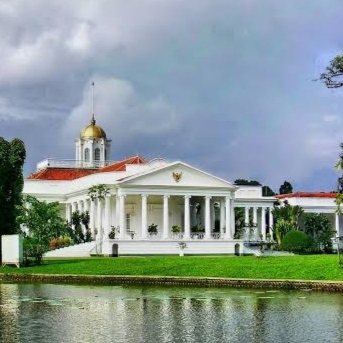
#> input picture 1207070068_Moh Rido Fauzi A_P7/istana.jpg, 343 x 343 px
$ python '1 Contrast Enhancment.py'
#> lines starting #> are read from the running program, lines starting #| are printed output that depends on the picture
import numpy as np  # Mengimport library numpy untuk operasi pada array dan matriks.
import matplotlib.pyplot as plt  # Mengimport library matplotlib.pyplot sebagai plt untuk visualisasi data.
import cv2  # Mengimport library cv2 (OpenCV) untuk operasi pada gambar.

istana = cv2.imread('istana.jpg', cv2.IMREAD_GRAYSCALE)  # Membaca gambar 'istana.jpg' dalam mode grayscale.
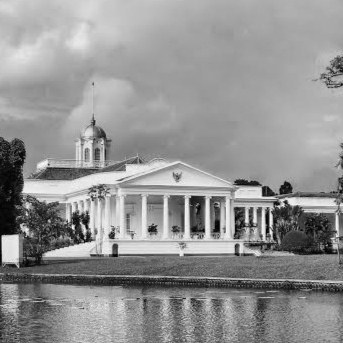
#> istana: shape (343, 343); min 0, max 250, mean 147.2

image_equalized = cv2.equalizeHist(istana)  # Mengaplikasikan Histogram Equalization (HE) pada citra grayscale.
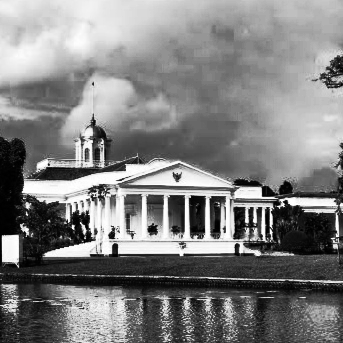
#> image_equalized: shape (343, 343); min 0, max 255, mean 128.6

clahe = cv2.createCLAHE(clipLimit=2, tileGridSize=(8, 8))  # Membuat objek CLAHE dengan batasan klip 2 dan ukuran grid 8x8.

image_clahe = clahe.apply(istana)  # Mengaplikasikan CLAHE pada citra grayscale.
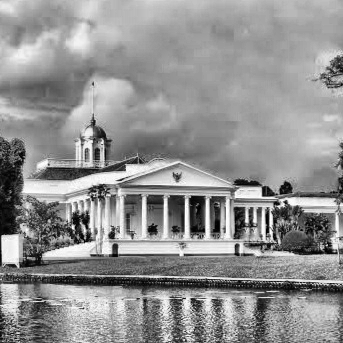
#> image_clahe: shape (343, 343); min 0, max 255, mean 145.9

min_val = np.min(istana)  # Menghitung nilai minimum dalam citra grayscale.
#> min_val = 0
max_val = np.max(istana)  # Menghitung nilai maksimum dalam citra grayscale.
#> max_val = 250
image_cs = 255 * (istana - min_val) / (max_val - min_val)  # Mengaplikasikan kontras stretching (CS) pada citra grayscale.
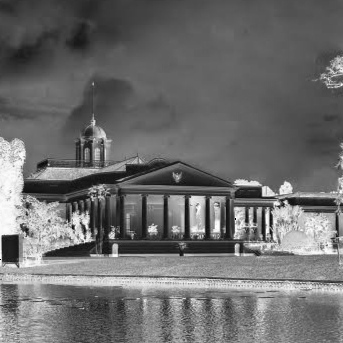
#> image_cs: shape (343, 343) float64; min 0, max 1.02, mean 0.435; drawn with min black and max white

copyCamera = istana.copy().astype(float)  # Membuat salinan citra grayscale dan mengubah tipe datanya menjadi float.
output1 = copyCamera * 1.9  # Mengalikan setiap piksel citra dengan konstanta 1.9.

fig, axes = plt.subplots(5, 2, figsize=(20, 20))  # Membuat layout subplot dengan ukuran 5 baris dan 2 kolom.
ax = axes.ravel()  # Meratakan array dari objek subplot.

ax[0].imshow(istana, cmap='gray')  # Menampilkan citra input pada subplot pertama.
ax[0].set_title("Citra Input")  # Memberikan judul pada subplot pertama.
ax[1].hist(istana.ravel(), bins=256)  # Menampilkan histogram citra input pada subplot kedua.
ax[1].set_title('Histogram Input')  # Memberikan judul pada subplot kedua.

ax[2].imshow(image_equalized, cmap='gray')  # Menampilkan citra hasil HE pada subplot ketiga.
ax[2].set_title("Citra Output HE")  # Memberikan judul pada subplot ketiga.
ax[3].hist(image_equalized.ravel(), bins=256)  # Menampilkan histogram citra hasil HE pada subplot keempat.
ax[3].set_title('Histogram Output HE Method')  # Memberikan judul pada subplot keempat.

ax[4].imshow(image_cs, cmap='gray')  # Menampilkan citra hasil CS pada subplot kelima.
ax[4].set_title("Citra Output CS")  # Memberikan judul pada subplot kelima.
ax[5].hist(image_cs.ravel(), bins=256)  # Menampilkan histogram citra hasil CS pada subplot keenam.
ax[5].set_title('Histogram Output CS Method')  # Memberikan judul pada subplot keenam.

ax[6].imshow(image_clahe, cmap='gray')  # Menampilkan citra hasil CLAHE pada subplot ketujuh.
ax[6].set_title("Citra Grayscale CLAHE")  # Memberikan judul pada subplot ketujuh.
ax[7].hist(image_clahe.ravel(), bins=256)  # Menampilkan histogram citra hasil CLAHE pada subplot kedelapan.
ax[7].set_title('Histogram Output CLAHE Method')  # Memberikan judul pada subplot kedelapan.

ax[8].imshow(output1, cmap='gray')  # Menampilkan citra hasil perkalian konstanta pada subplot kesembilan.
ax[8].set_title("Citra Grayscale Perkalian Konstanta")  # Memberikan judul pada subplot kesembilan.
ax[9].hist(output1.ravel(), bins=256)  # Menampilkan histogram citra hasil perkalian konstanta pada subplot kesepuluh.
ax[9].set_title('Histogram Output Perkalian Konstanta Method')  # Memberikan judul pada subplot kesepuluh.

fig.tight_layout()  # Mengatur tata letak subplot agar rapi.

plt.show()  # Menampilkan plot ke layar.
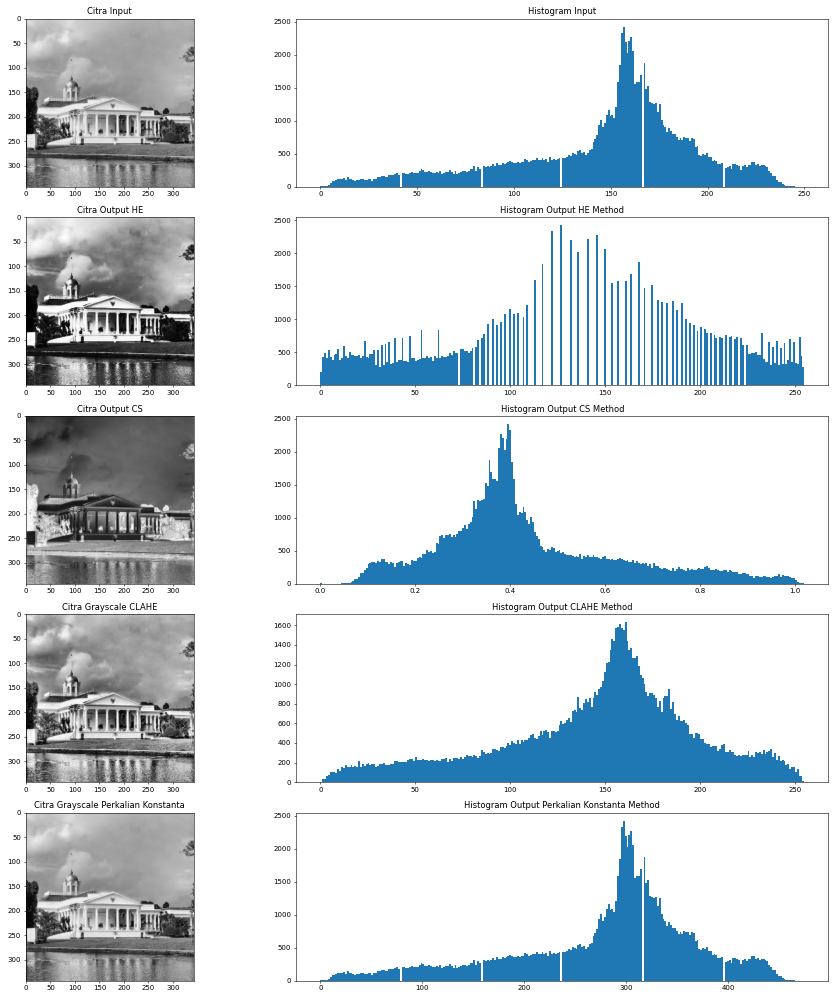
#> figure drawn by matplotlib, 10 panels; panel 2: tallest bar 2428 high, from x = 156.2 to 157.2; panel 4: tallest bar 2428 high, from x = 126.5 to 127.5; panel 6: tallest bar 2428 high, from x = 0.394 to 0.398; panel 8: tallest bar 1633 high, from x = 160.4 to 161.4
